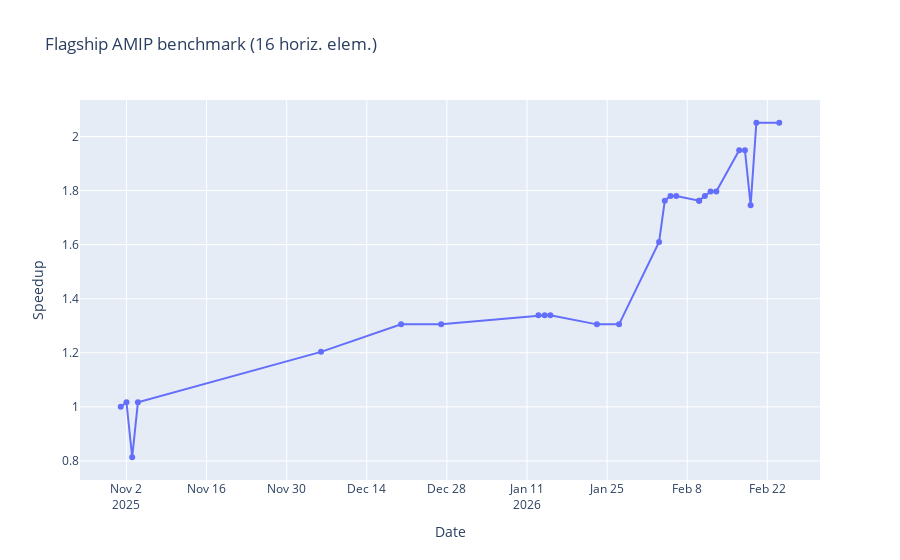

The notebook cell saved with this chart:
### Code cell
import glob
import os
from datetime import datetime
import json

import polars as pl
from plotly.graph_objects import Figure

logs = glob.glob("runs/amip/*/output.log")

dates = []
sypds = []
run_locs = []

for log in logs:
    date = datetime.fromisoformat(log.split("/")[-2])
    dates.append(date)
    run_locs.append("calkit")
    with open(log, "r") as f:
        lines = f.readlines()
    sypd = None
    found_step_40 = False
    for line in lines:
        if (
            "n_steps_completed = 40" in line
            or "n_steps_completed = 41" in line
        ):
            found_step_40 = True
        if found_step_40 and "estimated_sypd = " in line:
            sypd = float(
                line.split("estimated_sypd = ")[1].split()[0].replace('"', "")
            )
            break
    sypds.append(sypd)

# Now read any fetched buildkite logs
bk_jobs = glob.glob("buildkite/*.json")
for job_fpath in bk_jobs:
    with open(job_fpath) as f:
        job = json.load(f)
    date = datetime.fromisoformat(job["created_at"])
    dates.append(date)
    run_locs.append("buildkite")
    sypd = None
    found_step_40 = False
    for line in job["raw_log_txt"].split("\n"):
        if (
            "n_steps_completed = 40" in line
            or "n_steps_completed = 41" in line
        ):
            found_step_40 = True
        if found_step_40 and "estimated_sypd = " in line:
            sypd = float(
                line.split("estimated_sypd = ")[1].split()[0].replace('"', "")
            )
            break
    sypds.append(sypd)

df = pl.DataFrame({"date": dates, "sypd": sypds, "run_from": run_locs})
df = df.sort("date")

# Add normalized SYPD column; normalize by the first non-null SYPD value
first_sypd = df["sypd"].drop_nulls()[0]
df = df.with_columns((pl.col("sypd") / first_sypd).alias("speedup"))

print(df)

os.makedirs("results", exist_ok=True)
df.write_csv("results/amip.csv")

fig: Figure = df.drop_nulls().to_pandas().plot(
    x="date",
    y="speedup",
    title="Flagship AMIP benchmark (16 horiz. elem.)",
    backend="plotly",
)  # type: ignore

# Use lines and markers
fig.update_traces(mode="lines+markers")
fig.update_layout(yaxis_title="Speedup", xaxis_title="Date")

# Save as PNG and JSON
os.makedirs("figures", exist_ok=True)
fig.write_image("figures/amip-speedup.png")
fig.write_json("figures/amip-speedup.json")
fig

### Figure 1 — Plotly figure (JSON) as saved in the notebook; plotly's stock layout.template omitted (floating-point values rounded to 4 significant figures)
{"data": [{"hovertemplate": "date=%{x}<br>speedup=%{y}<extra></extra>", "legendgroup": "", "line": {"color": "#636efa", "dash": "solid"}, "marker": {"symbol": "circle"}, "mode": "lines+markers", "name": "", "orientation": "v", "showlegend": false, "type": "scatter", "x": ["2025-11-01T00:00:00", "2025-11-02T00:00:00", "2025-11-03T00:00:00", "2025-11-04T00:00:00", "2025-12-06T00:00:00", "2025-12-20T00:00:00", "2025-12-27T00:00:00", "2026-01-13T00:00:00", "2026-01-14T02:08:04.227000", "2026-01-15T02:01:10.145000", "2026-01-23T05:08:09.178000", "2026-01-27T02:02:52.668000", "2026-02-03T02:01:09.326000", "2026-02-04T02:01:09.333000", "2026-02-05T02:01:09.444000", "2026-02-06T02:01:09.384000", "2026-02-10T02:01:08.820000", "2026-02-10T02:01:08.820000", "2026-02-11T02:01:09.027000", "2026-02-12T02:01:08.205000", "2026-02-13T02:01:10.162000", "2026-02-17T02:01:08.722000", "2026-02-18T02:01:12.455000", "2026-02-19T02:01:10.265000", "2026-02-20T02:01:10.023000", "2026-02-24T02:01:09.226000"], "xaxis": "x", "y": [1.0, 1.017, 0.8136, 1.017, 1.203, 1.305, 1.305, 1.339, 1.339, 1.339, 1.305, 1.305, 1.61, 1.763, 1.78, 1.78, 1.763, 1.763, 1.78, 1.797, 1.797, 1.949, 1.949, 1.746, 2.051, 2.051], "yaxis": "y"}], "layout": {"legend": {"tracegroupgap": 0}, "title": {"text": "Flagship AMIP benchmark (16 horiz. elem.)"}, "xaxis": {"anchor": "y", "domain": [0.0, 1.0], "title": {"text": "Date"}}, "yaxis": {"anchor": "x", "domain": [0.0, 1.0], "title": {"text": "Speedup"}}}}
